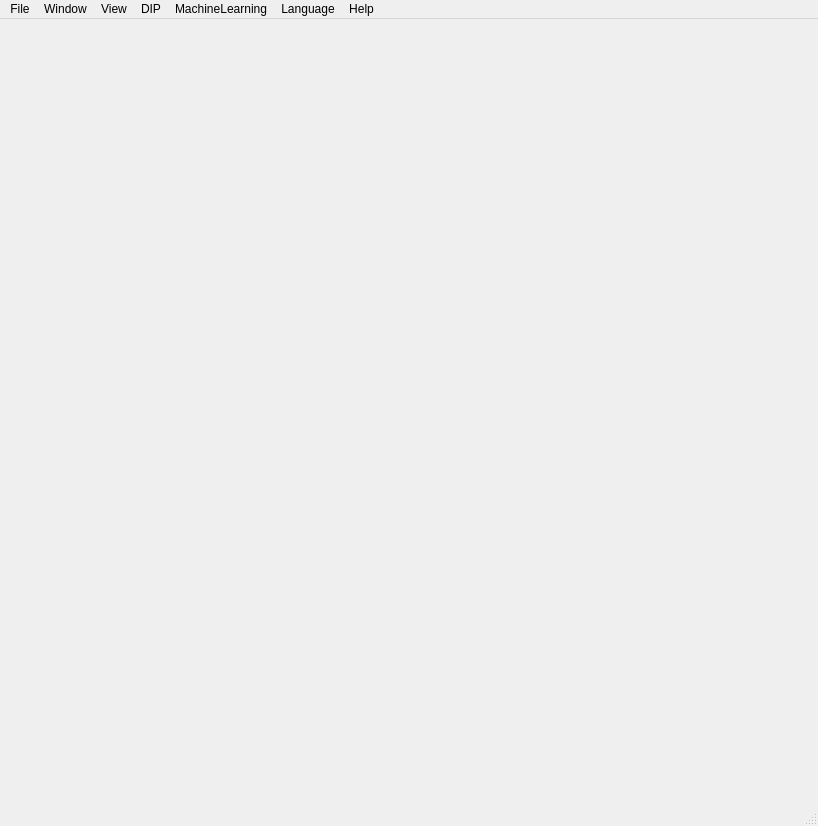
<?xml version="1.0" encoding="UTF-8"?>
<ui version="4.0">
 <class>MainWindow</class>
 <widget class="QMainWindow" name="MainWindow">
  <property name="geometry">
   <rect>
    <x>0</x>
    <y>0</y>
    <width>818</width>
    <height>826</height>
   </rect>
  </property>
  <property name="font">
   <font>
    <stylestrategy>PreferAntialias</stylestrategy>
   </font>
  </property>
  <property name="windowTitle">
   <string>MainWindow</string>
  </property>
  <property name="styleSheet">
   <string notr="true"/>
  </property>
  <property name="dockNestingEnabled">
   <bool>true</bool>
  </property>
  <property name="unifiedTitleAndToolBarOnMac">
   <bool>true</bool>
  </property>
  <widget class="QWidget" name="centralwidget"/>
  <widget class="QMenuBar" name="menubar">
   <property name="geometry">
    <rect>
     <x>0</x>
     <y>0</y>
     <width>818</width>
     <height>23</height>
    </rect>
   </property>
   <widget class="QMenu" name="menuFile">
    <property name="title">
     <string>File</string>
    </property>
    <addaction name="actionOpen"/>
    <addaction name="actionSave_Setting"/>
    <addaction name="actionQuit"/>
   </widget>
   <widget class="QMenu" name="menuDIP">
    <property name="title">
     <string>DIP</string>
    </property>
    <addaction name="actionOpen_Picture"/>
    <addaction name="actionHistogram"/>
    <addaction name="actionConrtours"/>
   </widget>
   <widget class="QMenu" name="menuView">
    <property name="title">
     <string>View</string>
    </property>
    <addaction name="actionShow_All"/>
    <addaction name="actionHide_All"/>
    <addaction name="separator"/>
   </widget>
   <widget class="QMenu" name="menuHelp">
    <property name="title">
     <string>Help</string>
    </property>
    <addaction name="actionAbout_QT"/>
    <addaction name="actionAbout_App"/>
    <addaction name="actionAbout_GTS_400"/>
   </widget>
   <widget class="QMenu" name="menuMachineLearning">
    <property name="title">
     <string>MachineLearning</string>
    </property>
   </widget>
   <widget class="QMenu" name="menuWindow">
    <property name="title">
     <string>Window</string>
    </property>
    <addaction name="actionPrevious_Window"/>
    <addaction name="actionNext_Window"/>
    <addaction name="actionClose_All"/>
    <addaction name="separator"/>
   </widget>
   <widget class="QMenu" name="menuLanguage">
    <property name="title">
     <string>Language</string>
    </property>
    <addaction name="actionChinese"/>
    <addaction name="actionEnglish"/>
   </widget>
   <addaction name="menuFile"/>
   <addaction name="menuWindow"/>
   <addaction name="menuView"/>
   <addaction name="menuDIP"/>
   <addaction name="menuMachineLearning"/>
   <addaction name="menuLanguage"/>
   <addaction name="menuHelp"/>
  </widget>
  <widget class="QStatusBar" name="statusbar"/>
  <action name="actionOpen">
   <property name="text">
    <string>Open</string>
   </property>
  </action>
  <action name="actionSave_Setting">
   <property name="text">
    <string>Save Setting</string>
   </property>
  </action>
  <action name="actionQuit">
   <property name="text">
    <string>Quit</string>
   </property>
  </action>
  <action name="actionOpen_Picture">
   <property name="checkable">
    <bool>true</bool>
   </property>
   <property name="text">
    <string>Open Picture</string>
   </property>
  </action>
  <action name="actionAbout_QT">
   <property name="text">
    <string>About QT</string>
   </property>
  </action>
  <action name="actionAbout_App">
   <property name="text">
    <string>About App</string>
   </property>
  </action>
  <action name="actionDIP">
   <property name="text">
    <string>DIP</string>
   </property>
  </action>
  <action name="actionMotionControl">
   <property name="text">
    <string>MotionControl</string>
   </property>
  </action>
  <action name="actionAxis_Stat">
   <property name="text">
    <string>Axis Stat</string>
   </property>
  </action>
  <action name="actionAxis_Setting">
   <property name="text">
    <string>Axis Setting</string>
   </property>
  </action>
  <action name="actionHistogram">
   <property name="text">
    <string>Histogram</string>
   </property>
  </action>
  <action name="actionConrtours">
   <property name="text">
    <string>Conrtours</string>
   </property>
  </action>
  <action name="actionPrevious_Window">
   <property name="text">
    <string>Previous Window</string>
   </property>
  </action>
  <action name="actionNext_Window">
   <property name="text">
    <string>Next Window</string>
   </property>
  </action>
  <action name="actionClose_All">
   <property name="text">
    <string>Close All</string>
   </property>
  </action>
  <action name="actionChinese">
   <property name="text">
    <string>Simplified Chinese</string>
   </property>
  </action>
  <action name="actionEnglish">
   <property name="text">
    <string>English</string>
   </property>
  </action>
  <action name="actionAbout_GTS_400">
   <property name="text">
    <string>About GTS-400</string>
   </property>
  </action>
  <action name="actionShow_All">
   <property name="text">
    <string>Show All</string>
   </property>
  </action>
  <action name="actionHide_All">
   <property name="text">
    <string>Hide All</string>
   </property>
  </action>
 </widget>
 <resources/>
 <connections/>
</ui>
